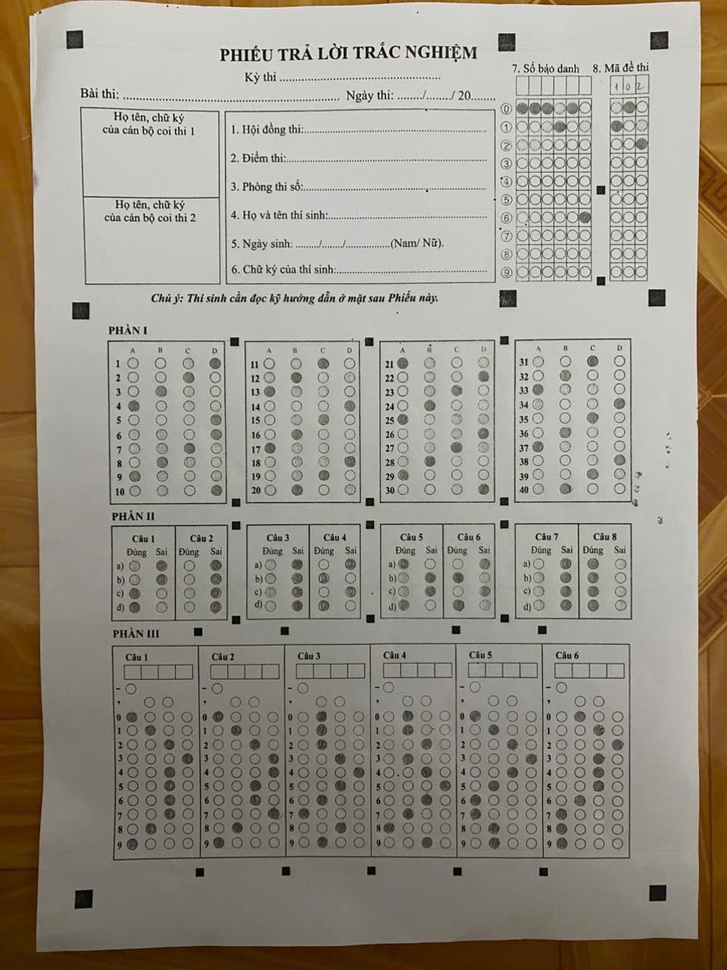
#> input picture input/sample1.jpg, 727 x 970 px, shrunk from 960 x 1280 before the run, found by its file name
$ python preprocessing.py
#> lines starting #> are read from the running program, lines starting #| are printed output that depends on the picture; after the words box and inside, x2 and y2 are one past the last pixel; in counts of white or black regions, pixels touching at a corner belong together
#> further down, img is the input picture: shape (970, 727, 3); mean B, G, R 136.2, 148, 153.3
"""
Module: Preprocessing
Áp dụng kiến thức: Toán tử điểm ảnh, Lọc tuyến tính/phi tuyến, Nhị phân hóa
- Chuyển ảnh xám: giảm chiều dữ liệu, chuẩn hóa đầu vào
- Khử nhiễu: Gaussian Blur (lọc tuyến tính) / Median Blur (lọc phi tuyến, tốt cho nhiễu muối tiêu)
- Cân bằng sáng: CLAHE (Contrast Limited Adaptive Histogram Equalization)
- Nhị phân hóa: Adaptive Threshold / Otsu (toán tử điểm ảnh dựa ngưỡng)
"""

import cv2
import numpy as np


def to_grayscale(image: np.ndarray) -> np.ndarray:
    """Chuyển ảnh màu sang ảnh xám."""
    if len(image.shape) == 3:
        return cv2.cvtColor(image, cv2.COLOR_BGR2GRAY)
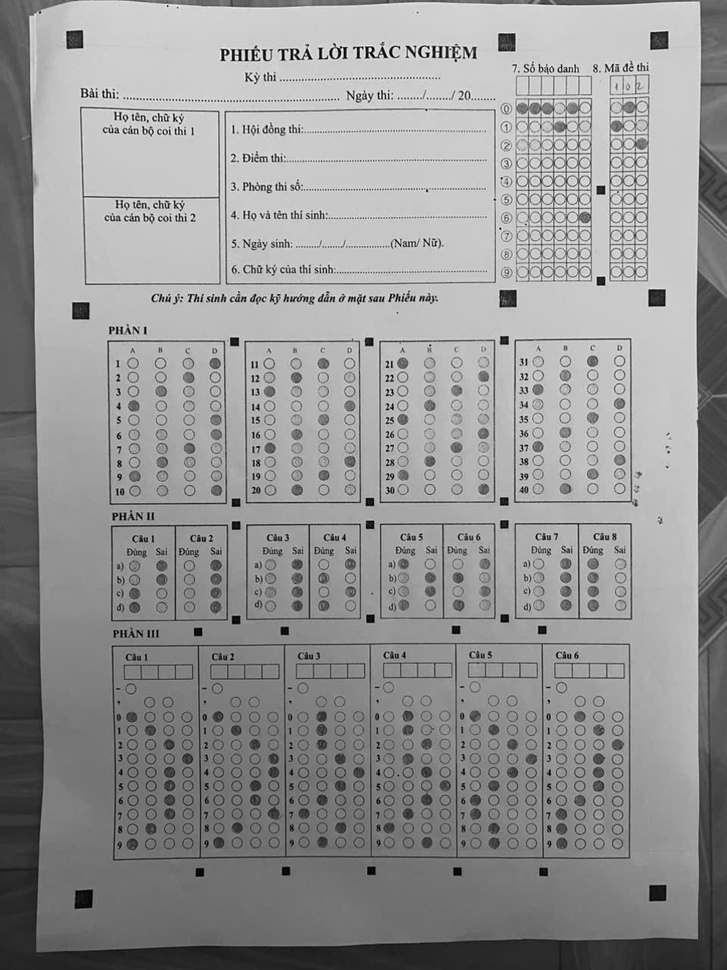
#> returned value: shape (970, 727); min 0, max 255, mean 148.3
    return image


def denoise(gray: np.ndarray, method: str = "gaussian") -> np.ndarray:
    """
    Khử nhiễu ảnh.
    - gaussian: lọc tuyến tính, làm mượt nhiễu Gauss
    - median: lọc phi tuyến, tốt cho nhiễu muối tiêu (salt-pepper) từ ảnh chụp điện thoại
    """
#> called with method = 'gaussian'
    if method == "gaussian":
        return cv2.GaussianBlur(gray, (5, 5), 0)
    elif method == "median":
        return cv2.medianBlur(gray, 5)
    else:
        return gray


def equalize_lighting(gray: np.ndarray) -> np.ndarray:
    """
    Cân bằng sáng cục bộ bằng CLAHE.
    Xử lý trường hợp ảnh chụp bị bóng đổ / ánh sáng không đều.
    """
    clahe = cv2.createCLAHE(clipLimit=2.0, tileGridSize=(8, 8))
    return clahe.apply(gray)
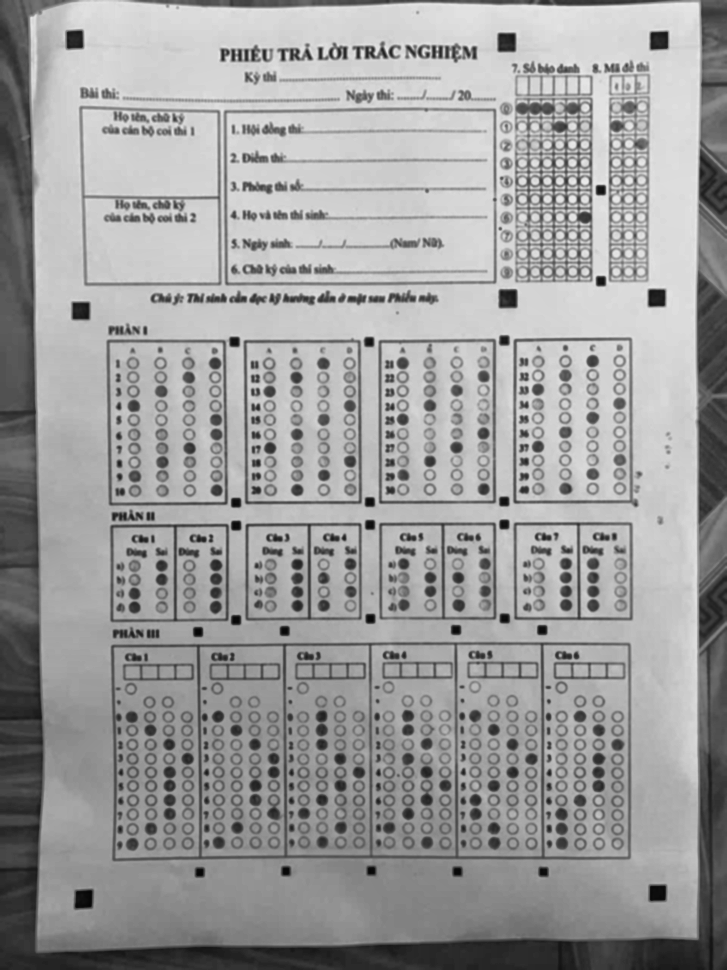
#> returned value: shape (970, 727); min 5, max 235, mean 156.3


def binarize(gray: np.ndarray, method: str = "adaptive") -> np.ndarray:
    """
    Nhị phân hóa ảnh (toán tử điểm ảnh dựa ngưỡng).
    - adaptive: ngưỡng thích nghi theo vùng cục bộ -> chống chịu ánh sáng không đều
    - otsu: ngưỡng toàn cục tự động theo histogram -> nhanh, phù hợp ảnh sáng đều
    Kết quả: nền trắng (0), nét/ô tô đen thành giá trị 255 (đảo ngược để thuận tiện đếm pixel)
    """
#> called with method = 'adaptive'
    if method == "adaptive":
        binary = cv2.adaptiveThreshold(
            gray, 255,
            cv2.ADAPTIVE_THRESH_GAUSSIAN_C,
            cv2.THRESH_BINARY_INV,
            blockSize=25,
            C=10
        )
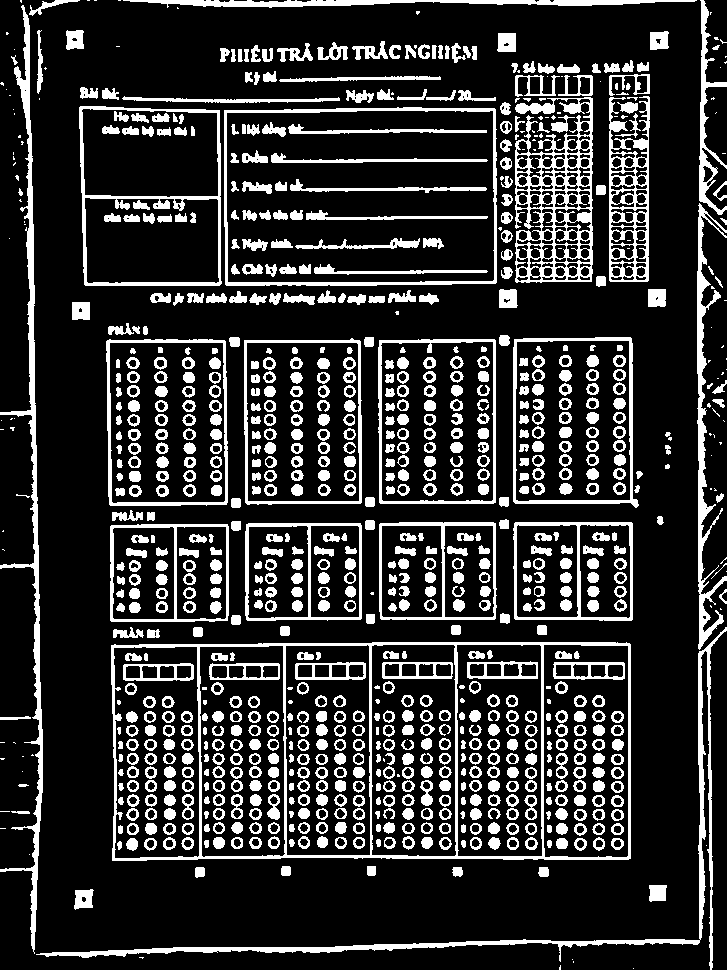
#> binary: shape (970, 727); 19% white; 983 white regions (127 under 20 px), largest, box (x1, y1, x2, y2) and area: (111, 642, 631, 861) 7701, (515, 97, 593, 283) 6083, (0, 5, 43, 954) 5530
    else:  # otsu
        _, binary = cv2.threshold(
            gray, 0, 255,
            cv2.THRESH_BINARY_INV + cv2.THRESH_OTSU
        )
    return binary


def preprocess_pipeline(image: np.ndarray, debug_dir: str = None) -> dict:
    """
    Chạy toàn bộ pipeline tiền xử lý, trả về dict chứa ảnh trung gian
    để phục vụ debug và các module sau sử dụng.
    """
    gray = to_grayscale(image)
    denoised = denoise(gray, method="gaussian")
    equalized = equalize_lighting(denoised)
    binary = binarize(equalized, method="adaptive")

    results = {
        "gray": gray,
        "denoised": denoised,
        "equalized": equalized,
        "binary": binary,
    }

    if debug_dir:
        import os
        os.makedirs(debug_dir, exist_ok=True)
        for name, img in results.items():
            cv2.imwrite(os.path.join(debug_dir, f"01_{name}.jpg"), img)
#> this loop made 4 passes
#> name on passes 1 to 4: 'gray', 'denoised', 'equalized', 'binary'

    return results

def canny_edges(binary: np.ndarray, low=50, high=150) -> np.ndarray:
    return cv2.Canny(binary, low, high)
if __name__ == "__main__":
    # Test nhanh module độc lập
    img = cv2.imread("input/sample1.jpg")
    if img is None:
        print("Không tìm thấy ảnh input/sample1.jpg")
    else:
        out = preprocess_pipeline(img, debug_dir="output/debug")
#> out = 4 items
        print("Đã xử lý xong, xem kết quả trong output/debug/")

$ run again, with input/1.jpg copied over input/sample1.jpg
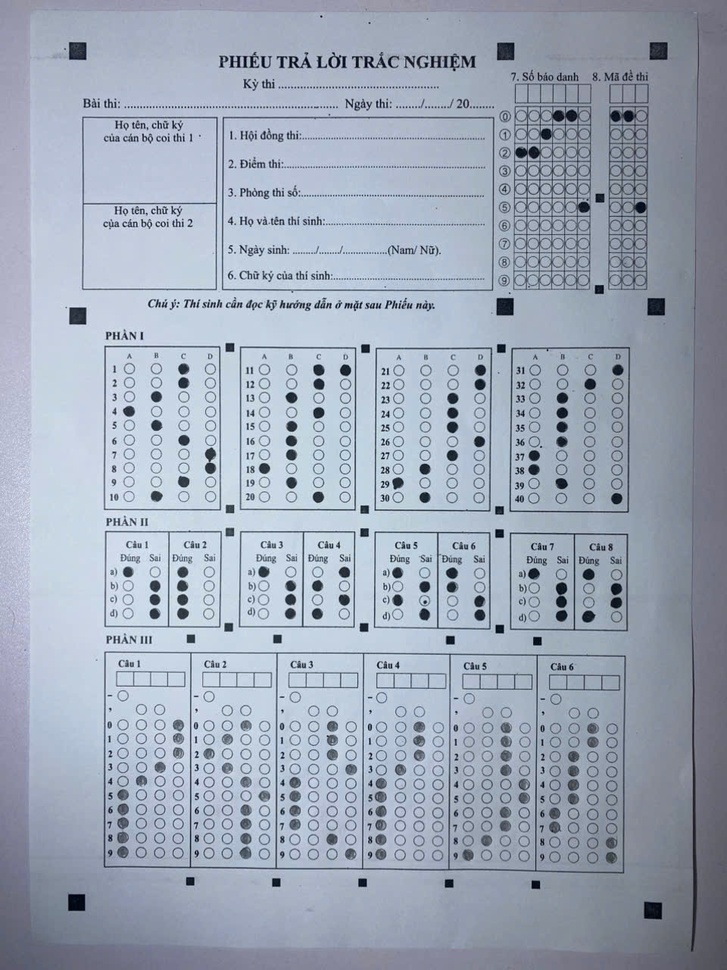
#> input picture input/1.jpg, 727 x 970 px, shrunk from 960 x 1280 before the run, found by its file name
#> img is the input picture: shape (970, 727, 3); mean B, G, R 183.5, 167.8, 158.1
#> in equalize_lighting, `return clahe.apply(gray)`:
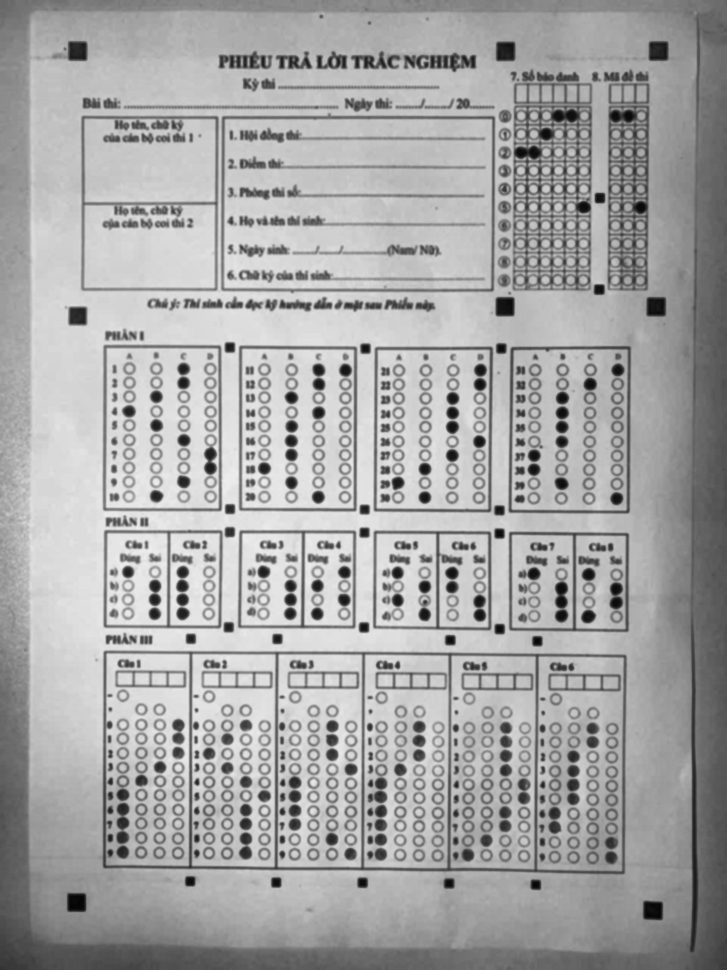
#> returned value: shape (970, 727); min 4, max 237, mean 165.3
#> in binarize, `binary = cv2.adaptiveThreshold( gray, 255, cv2.ADAPTIVE_THRESH_GAUSSIA..`:
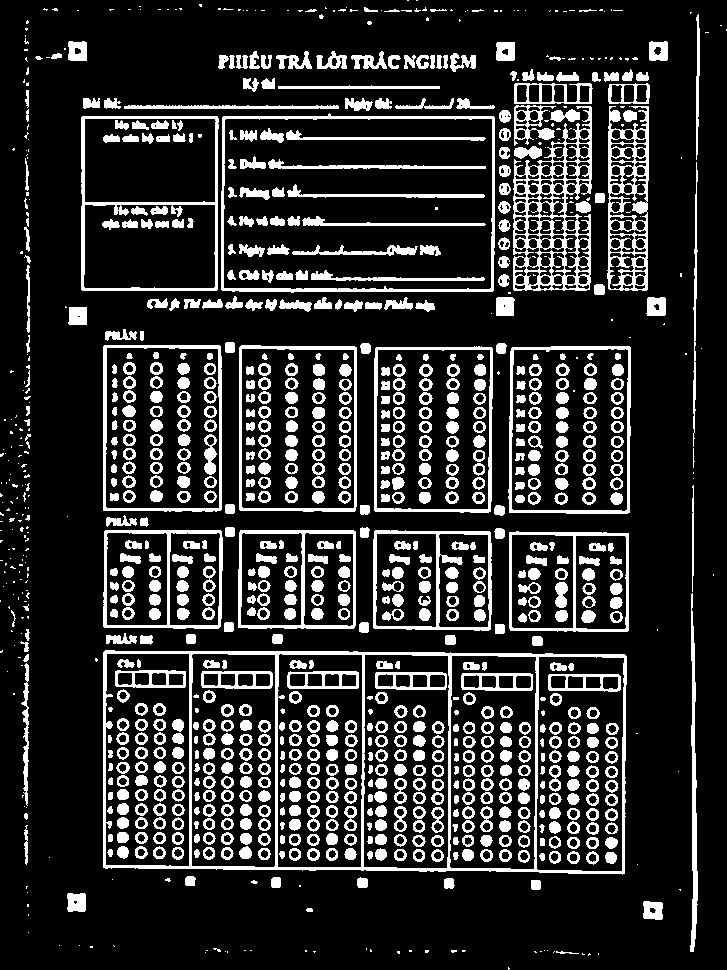
#> binary: shape (970, 727); 17.8% white; 1139 white regions (290 under 20 px), largest, box (x1, y1, x2, y2) and area: (103, 650, 627, 875) 8271, (513, 106, 592, 291) 4938, (607, 106, 649, 291) 3396
#> the loop in preprocess_pipeline, `for name, img in results.items():` made 4 passes
#> name on passes 1 to 4: 'gray', 'denoised', 'equalized', 'binary'
#> out = 4 items

$ run again, with input/shadow_light_01.jpg copied over input/sample1.jpg
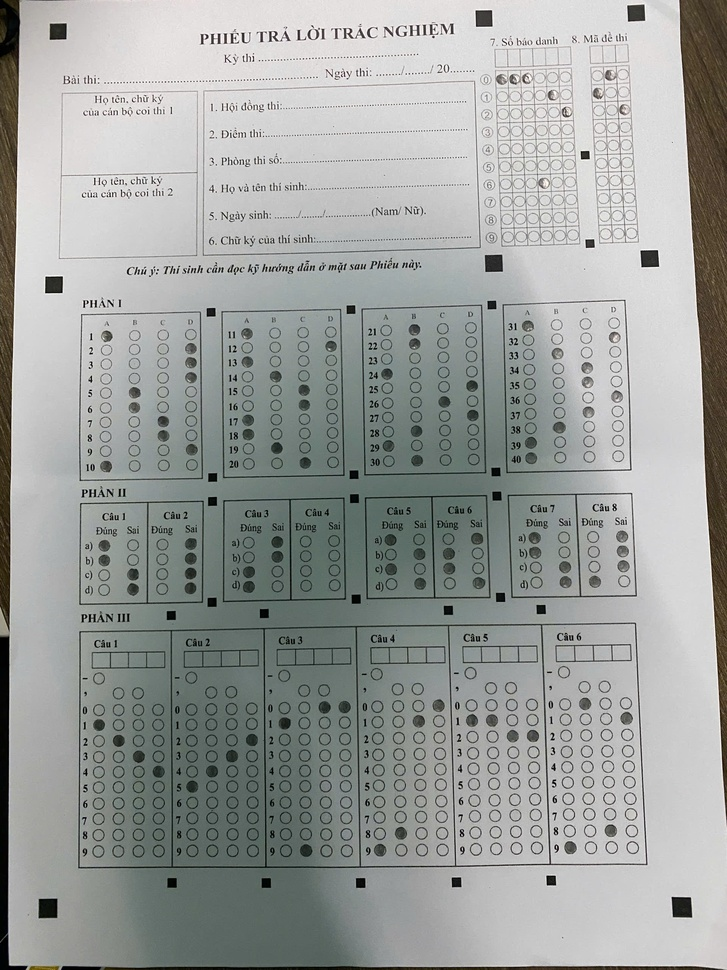
#> input picture input/shadow_light_01.jpg, 727 x 970 px, shrunk from 1920 x 2560 before the run, found by its file name
#> img is the input picture: shape (970, 727, 3); mean B, G, R 156.6, 159.1, 155.9
#> in equalize_lighting, `return clahe.apply(gray)`:
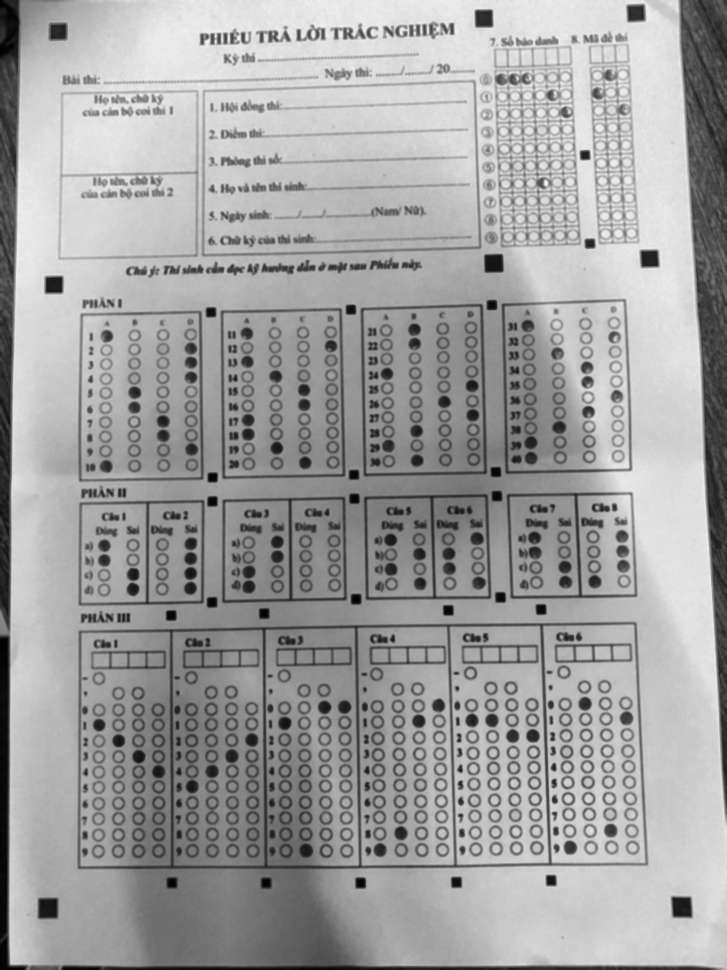
#> returned value: shape (970, 727); min 1, max 242, mean 160
#> in binarize, `binary = cv2.adaptiveThreshold( gray, 255, cv2.ADAPTIVE_THRESH_GAUSSIA..`:
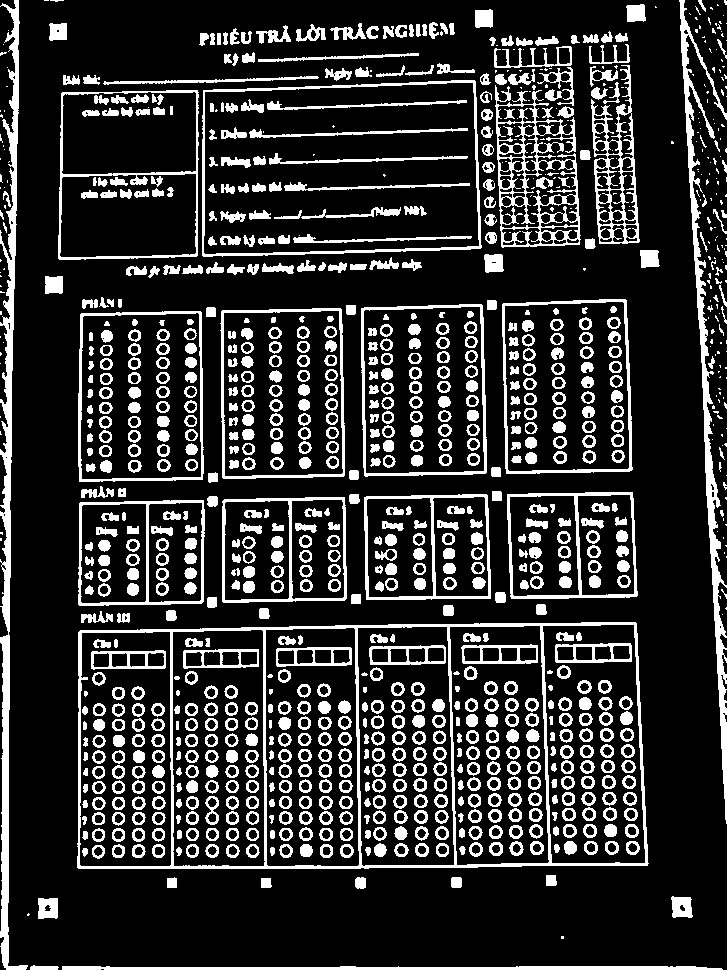
#> binary: shape (970, 727); 18.9% white; 1107 white regions (232 under 20 px), largest, box (x1, y1, x2, y2) and area: (77, 622, 649, 869) 8708, (0, 0, 28, 970) 7017, (679, 0, 727, 824) 5653
#> the loop in preprocess_pipeline, `for name, img in results.items():` made 4 passes
#> name on passes 1 to 4: 'gray', 'denoised', 'equalized', 'binary'
#> out = 4 items
